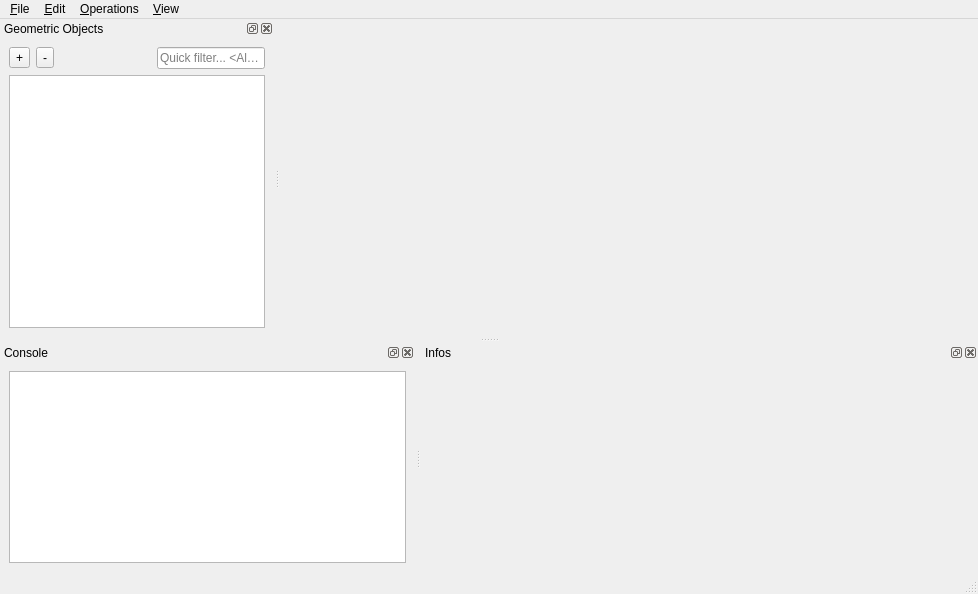
<?xml version="1.0" encoding="UTF-8"?>
<ui version="4.0">
 <class>MainWindow</class>
 <widget class="QMainWindow" name="MainWindow">
  <property name="geometry">
   <rect>
    <x>0</x>
    <y>0</y>
    <width>978</width>
    <height>594</height>
   </rect>
  </property>
  <property name="windowTitle">
   <string>CGAL Three</string>
  </property>
  <property name="windowIcon">
   <iconset resource="Polyhedron_3.qrc">
    <normaloff>:/cgal/icons/resources/cgal_logo.xpm</normaloff>:/cgal/icons/resources/cgal_logo.xpm</iconset>
  </property>
  <widget class="QWidget" name="centralwidget">
   <layout class="QVBoxLayout" name="verticalLayout_2">
    <item>
     <widget class="Viewer" name="viewer" native="true">
      <property name="sizePolicy">
       <sizepolicy hsizetype="Preferred" vsizetype="Preferred">
        <horstretch>0</horstretch>
        <verstretch>1</verstretch>
       </sizepolicy>
      </property>
     </widget>
    </item>
   </layout>
  </widget>
  <widget class="QMenuBar" name="menubar">
   <property name="geometry">
    <rect>
     <x>0</x>
     <y>0</y>
     <width>978</width>
     <height>21</height>
    </rect>
   </property>
   <widget class="QMenu" name="menuFile">
    <property name="title">
     <string>&amp;File</string>
    </property>
    <addaction name="actionLoad"/>
    <addaction name="actionErase"/>
    <addaction name="actionEraseAll"/>
    <addaction name="action_Save"/>
    <addaction name="actionSaveAs"/>
    <addaction name="actionSa_ve_Scene_as_Script"/>
    <addaction name="actionSaveSnapshot"/>
    <addaction name="separator"/>
    <addaction name="actionLoadScript"/>
    <addaction name="separator"/>
    <addaction name="actionLoadPlugin"/>
    <addaction name="separator"/>
    <addaction name="actionQuit"/>
   </widget>
   <widget class="QMenu" name="menuEdit">
    <property name="title">
     <string>&amp;Edit</string>
    </property>
    <addaction name="actionShowHide"/>
    <addaction name="actionSelectAllItems"/>
    <addaction name="actionPreferences"/>
   </widget>
   <widget class="QMenu" name="menuOperations">
    <property name="title">
     <string>&amp;Operations</string>
    </property>
   </widget>
   <widget class="QMenu" name="menuView">
    <property name="title">
     <string>&amp;View</string>
    </property>
    <widget class="QMenu" name="menuDockWindows">
     <property name="title">
      <string>&amp;Dock Windows</string>
     </property>
     <addaction name="dummyAction"/>
    </widget>
    <widget class="QMenu" name="menuCamera">
     <property name="title">
      <string>Ca&amp;mera</string>
     </property>
     <addaction name="actionDumpCamera"/>
     <addaction name="actionCopyCamera"/>
     <addaction name="actionPasteCamera"/>
    </widget>
    <addaction name="actionRecenterScene"/>
    <addaction name="actionLookAt"/>
    <addaction name="actionSwitchProjection"/>
    <addaction name="menuDockWindows"/>
    <addaction name="menuCamera"/>
    <addaction name="separator"/>
   </widget>
   <addaction name="menuFile"/>
   <addaction name="menuEdit"/>
   <addaction name="menuOperations"/>
   <addaction name="menuView"/>
  </widget>
  <widget class="QStatusBar" name="statusbar"/>
  <widget class="QDockWidget" name="sceneDockWidget">
   <property name="sizePolicy">
    <sizepolicy hsizetype="Preferred" vsizetype="Expanding">
     <horstretch>0</horstretch>
     <verstretch>0</verstretch>
    </sizepolicy>
   </property>
   <property name="locale">
    <locale language="English" country="UnitedStates"/>
   </property>
   <property name="windowTitle">
    <string>Geometric Objects</string>
   </property>
   <attribute name="dockWidgetArea">
    <number>1</number>
   </attribute>
   <widget class="QWidget" name="dockWidgetContent">
    <layout class="QGridLayout" name="gridLayout_2">
     <item row="0" column="0">
      <layout class="QVBoxLayout" name="verticalLayout">
       <item>
        <layout class="QHBoxLayout" name="horizontalLayout">
         <item>
          <widget class="QToolButton" name="addButton">
           <property name="text">
            <string>+</string>
           </property>
           <property name="icon">
            <iconset resource="Polyhedron_3.qrc">
             <normaloff>:/cgal/icons/plus</normaloff>:/cgal/icons/plus</iconset>
           </property>
          </widget>
         </item>
         <item>
          <widget class="QToolButton" name="removeButton">
           <property name="text">
            <string>-</string>
           </property>
           <property name="icon">
            <iconset resource="Polyhedron_3.qrc">
             <normaloff>:/cgal/icons/minus</normaloff>:/cgal/icons/minus</iconset>
           </property>
          </widget>
         </item>
         <item>
          <spacer name="horizontalSpacer">
           <property name="orientation">
            <enum>Qt::Horizontal</enum>
           </property>
           <property name="sizeHint" stdset="0">
            <size>
             <width>40</width>
             <height>20</height>
            </size>
           </property>
          </spacer>
         </item>
         <item>
          <widget class="QLineEdit" name="searchEdit">
           <property name="placeholderText">
            <string>Quick filter... &lt;Alt+Q&gt;</string>
           </property>
          </widget>
         </item>
        </layout>
       </item>
       <item>
        <widget class="QTreeView" name="sceneView">
         <property name="sizePolicy">
          <sizepolicy hsizetype="Expanding" vsizetype="Preferred">
           <horstretch>0</horstretch>
           <verstretch>0</verstretch>
          </sizepolicy>
         </property>
         <property name="editTriggers">
          <set>QAbstractItemView::DoubleClicked|QAbstractItemView::EditKeyPressed|QAbstractItemView::SelectedClicked</set>
         </property>
         <property name="dragDropMode">
          <enum>QAbstractItemView::InternalMove</enum>
         </property>
         <property name="alternatingRowColors">
          <bool>true</bool>
         </property>
         <property name="selectionMode">
          <enum>QAbstractItemView::ExtendedSelection</enum>
         </property>
         <property name="selectionBehavior">
          <enum>QAbstractItemView::SelectRows</enum>
         </property>
         <property name="indentation">
          <number>10</number>
         </property>
        </widget>
       </item>
      </layout>
     </item>
    </layout>
   </widget>
  </widget>
  <widget class="QDockWidget" name="consoleDockWidget">
   <property name="allowedAreas">
    <set>Qt::BottomDockWidgetArea|Qt::LeftDockWidgetArea|Qt::TopDockWidgetArea</set>
   </property>
   <property name="windowTitle">
    <string>Console</string>
   </property>
   <attribute name="dockWidgetArea">
    <number>8</number>
   </attribute>
   <widget class="QWidget" name="dockWidgetContents">
    <layout class="QVBoxLayout" name="verticalLayout_3">
     <item>
      <widget class="QTextEdit" name="consoleTextEdit">
       <property name="readOnly">
        <bool>true</bool>
       </property>
      </widget>
     </item>
    </layout>
   </widget>
  </widget>
  <widget class="QDockWidget" name="infoDockWidget">
   <property name="windowTitle">
    <string>Infos</string>
   </property>
   <attribute name="dockWidgetArea">
    <number>8</number>
   </attribute>
   <widget class="QWidget" name="dockWidgetContents_2">
    <layout class="QHBoxLayout" name="horizontalLayout_2">
     <item>
      <layout class="QVBoxLayout" name="verticalLayout_4" stretch="0,0">
       <property name="spacing">
        <number>0</number>
       </property>
       <item>
        <widget class="QScrollArea" name="scrollArea">
         <property name="minimumSize">
          <size>
           <width>350</width>
           <height>0</height>
          </size>
         </property>
         <property name="frameShape">
          <enum>QFrame::NoFrame</enum>
         </property>
         <property name="widgetResizable">
          <bool>true</bool>
         </property>
         <widget class="QWidget" name="scrollAreaWidgetContents">
          <property name="geometry">
           <rect>
            <x>0</x>
            <y>0</y>
            <width>541</width>
            <height>177</height>
           </rect>
          </property>
          <layout class="QGridLayout" name="gridLayout">
           <item row="0" column="0">
            <widget class="QLabel" name="infoLabel">
             <property name="sizePolicy">
              <sizepolicy hsizetype="Preferred" vsizetype="Preferred">
               <horstretch>0</horstretch>
               <verstretch>1</verstretch>
              </sizepolicy>
             </property>
             <property name="contextMenuPolicy">
              <enum>Qt::DefaultContextMenu</enum>
             </property>
             <property name="lineWidth">
              <number>0</number>
             </property>
             <property name="alignment">
              <set>Qt::AlignLeading|Qt::AlignLeft|Qt::AlignTop</set>
             </property>
             <property name="textInteractionFlags">
              <set>Qt::LinksAccessibleByKeyboard|Qt::LinksAccessibleByMouse|Qt::TextBrowserInteraction|Qt::TextSelectableByKeyboard|Qt::TextSelectableByMouse</set>
             </property>
            </widget>
           </item>
          </layout>
         </widget>
        </widget>
       </item>
       <item>
        <widget class="QLabel" name="displayLabel">
         <property name="text">
          <string/>
         </property>
        </widget>
       </item>
      </layout>
     </item>
    </layout>
   </widget>
  </widget>
  <action name="actionQuit">
   <property name="text">
    <string>&amp;Quit</string>
   </property>
   <property name="shortcut">
    <string>Ctrl+Q</string>
   </property>
  </action>
  <action name="actionLoad">
   <property name="icon">
    <iconset resource="Polyhedron_3.qrc">
     <normaloff>:/cgal/icons/plus</normaloff>:/cgal/icons/plus</iconset>
   </property>
   <property name="text">
    <string>&amp;Load...</string>
   </property>
   <property name="shortcut">
    <string>Ctrl+L</string>
   </property>
  </action>
  <action name="actionErase">
   <property name="icon">
    <iconset resource="Polyhedron_3.qrc">
     <normaloff>:/cgal/icons/minus</normaloff>:/cgal/icons/minus</iconset>
   </property>
   <property name="text">
    <string>&amp;Erase</string>
   </property>
   <property name="shortcut">
    <string>Del</string>
   </property>
  </action>
  <action name="dummyAction">
   <property name="text">
    <string>n/a</string>
   </property>
  </action>
  <action name="actionEraseAll">
   <property name="text">
    <string>&amp;Erase All</string>
   </property>
  </action>
  <action name="actionSaveAs">
   <property name="text">
    <string>Save &amp;as...</string>
   </property>
   <property name="shortcut">
    <string notr="true"/>
   </property>
  </action>
  <action name="actionShowHide">
   <property name="text">
    <string>Show/Hide</string>
   </property>
   <property name="shortcut">
    <string>Ctrl+Space</string>
   </property>
  </action>
  <action name="actionSetPolyhedronA">
   <property name="text">
    <string>Set Facegraph A</string>
   </property>
  </action>
  <action name="actionSetPolyhedronB">
   <property name="text">
    <string>Set Facegraph B</string>
   </property>
  </action>
  <action name="actionDrawTwoSides">
   <property name="checkable">
    <bool>true</bool>
   </property>
   <property name="text">
    <string>Draw &amp;Two Sides</string>
   </property>
   <property name="shortcut">
    <string>Ctrl+T</string>
   </property>
  </action>
  <action name="actionRecenterScene">
   <property name="text">
    <string>Re&amp;center Scene</string>
   </property>
   <property name="shortcut">
    <string>Ctrl+R</string>
   </property>
  </action>
  <action name="actionLookAt">
   <property name="text">
    <string>&amp;Look at...</string>
   </property>
  </action>
  <action name="actionSaveSnapshot">
   <property name="text">
    <string>Save Snapshot</string>
   </property>
  </action>
  <action name="actionDumpCamera">
   <property name="text">
    <string>&amp;Dump Camera Coordinates</string>
   </property>
  </action>
  <action name="actionCopyCamera">
   <property name="text">
    <string>&amp;Copy Camera</string>
   </property>
  </action>
  <action name="actionPasteCamera">
   <property name="text">
    <string>&amp;Paste Camera</string>
   </property>
  </action>
  <action name="actionSelectAllItems">
   <property name="text">
    <string>Select All Items</string>
   </property>
   <property name="shortcut">
    <string>Ctrl+A</string>
   </property>
  </action>
  <action name="actionLoadScript">
   <property name="text">
    <string>Load &amp;Script</string>
   </property>
   <property name="visible">
    <bool>false</bool>
   </property>
  </action>
  <action name="actionPreferences">
   <property name="text">
    <string>&amp;Preferences</string>
   </property>
  </action>
  <action name="actionLoadPlugin">
   <property name="text">
    <string>Load Plugin</string>
   </property>
   <property name="visible">
    <bool>false</bool>
   </property>
  </action>
  <action name="actionSwitchProjection">
   <property name="checkable">
    <bool>true</bool>
   </property>
   <property name="text">
    <string>Orthographic Projection</string>
   </property>
  </action>
  <action name="actionColorItems">
   <property name="text">
    <string>Set Different Colors for Selected Items</string>
   </property>
  </action>
  <action name="actionSa_ve_Scene_as_Script">
   <property name="enabled">
    <bool>false</bool>
   </property>
   <property name="text">
    <string>Sa&amp;ve the Scene as a Script File...</string>
   </property>
   <property name="visible">
    <bool>false</bool>
   </property>
  </action>
  <action name="action_Save">
   <property name="text">
    <string>&amp;Save</string>
   </property>
  </action>
 </widget>
 <customwidgets>
  <customwidget>
   <class>Viewer</class>
   <extends>QWidget</extends>
   <header>Viewer.h</header>
  </customwidget>
 </customwidgets>
 <resources>
  <include location="Polyhedron_3.qrc"/>
  <include location="Polyhedron_3.qrc"/>
  <include location="Polyhedron_3.qrc"/>
  <include location="Polyhedron_3.qrc"/>
 </resources>
 <connections/>
</ui>
